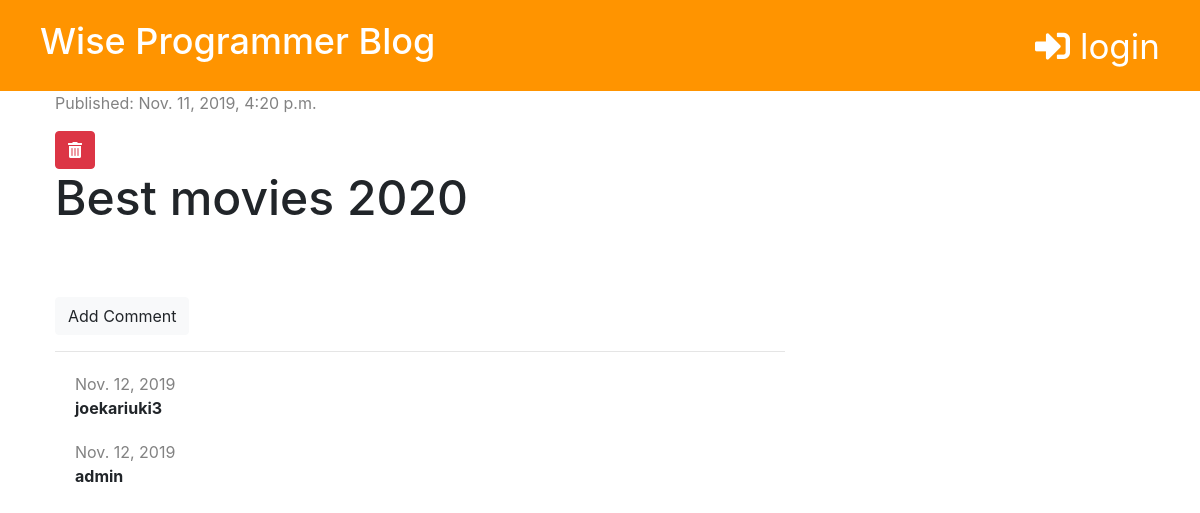
The app's page /post/2/ with its own data.
### blog/models.py (models this page shows, shortened)
class Post(models.Model):
    author = models.ForeignKey('auth.User', on_delete=models.CASCADE)
    title = models.CharField(max_length=10000)
    text = models.TextField()
    created_date = models.DateTimeField(default=timezone.now)
    published_date = models.DateTimeField(blank=True, null=True)

class Comment(models.Model):
    post = models.ForeignKey('blog.Post', on_delete=models.CASCADE, related_name='comments')
    author = models.CharField(max_length=200)
    text = models.TextField()
    created_date = models.DateField(default=timezone.now)
    approved = models.BooleanField(default=False)

### blog/views.py (the view)
# urls.py: path('post/<int:pk>/', views.post_detail, name='post_detail'),
def post_detail(request, pk):
    post = get_object_or_404(Post, pk=pk)
    stuff_for_frontend = {'post': post}
    return render(request, 'blog/post_detail.html', stuff_for_frontend)

### blog/templatetags/markdownify.py (called while the page is built)
@register.filter
def markdown(value):
    renderer = HighlightRenderer()
    markdown = mistune.Markdown(renderer=renderer)
    return markdown(value)

### blog/templates/blog/post_detail.html (shortened to what this page needs)
{% extends 'blog/base.html' %}
{% load markdownify %}
{% block content%}
{% if post.published_date %}
<div class="post">
  <div class="date">
    <p>Published: {{ post.published_date }}</p>
  </div>
  {% else %}
  <a href="{% url 'post_publish' pk=post.pk %}" class="btn btn-primary">Publish</a>
  {% endif %}
    <a href="{% url 'post_delete' pk=post.pk %}" class="btn btn-danger" onclick="return confirm('Are you sure you want to delete this Post ?')">
        <i class="fas fa-trash-alt" ></i>
    </a>
  <h1>{{ post.title }}</h1>
  </div>
<a href="{% url 'add_comment_to_post' pk=post.pk %}" class="btn btn-light" >Add Comment</a>
  <hr>
  {% for comment in post.comments.all %}
      {% if user.is_authenticated or comment.approved %}
          <div class="comment">
              <div class="date">
                    {{comment.created_date}}
              </div>
                <strong><p> {{comment.author}} </p></strong>
          </div>
      {% endif %}
      {% empty %}
      <p>No comment yet...</p>
{% endfor %}
{% endblock %}

### blog/static/styles/blog.css (style rules this page uses)
h1, h2, h3, h4 { font-size: 48px; }
.date { color: #828282; }
.post { margin-bottom: 70px; }
.comment { margin: 20px 0px 20px 20px }

### records on screen
Post: published_date "Nov. 11, 2019, 4:20 p.m.", title "Best movies 2020"
Comment: created_date "Nov. 12, 2019", author "joekariuki3"
Comment: created_date "Nov. 12, 2019", author "admin"
